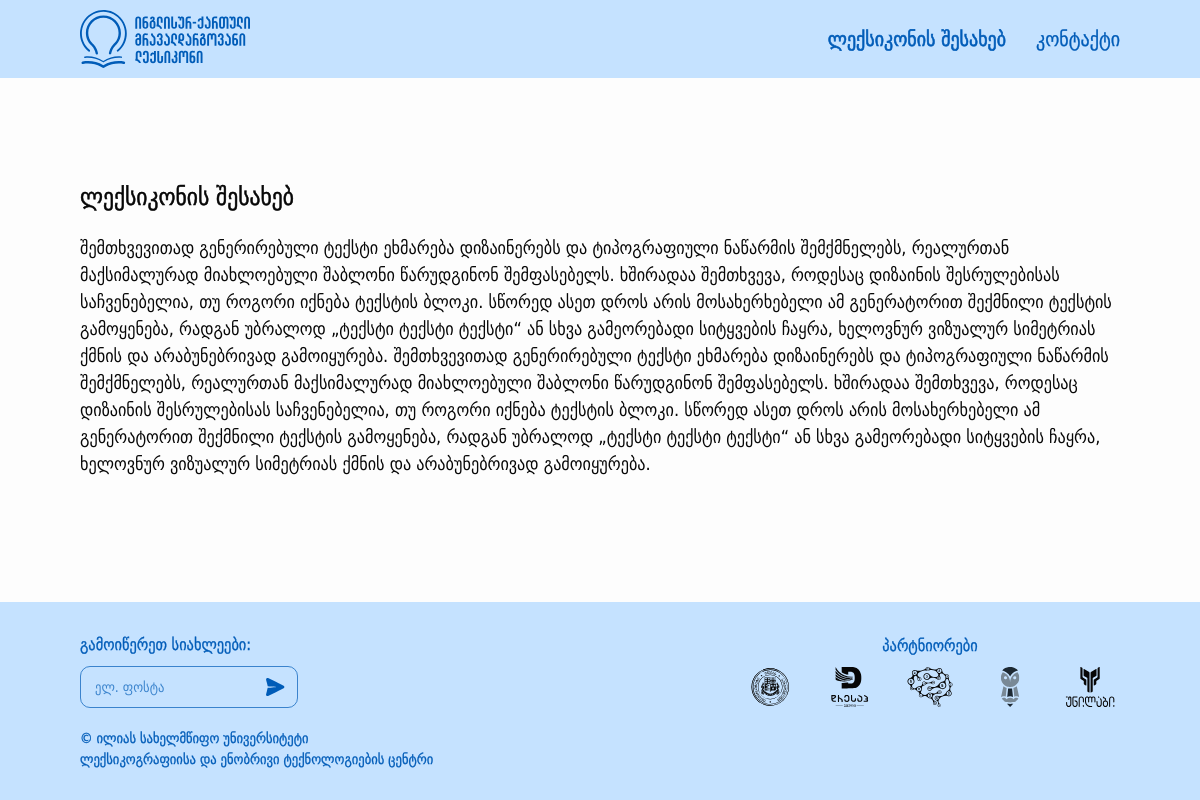
/about, run on the app's committed database.
### src/models/about.py (models this page shows, shortened)
class About(BaseModel):
    id = db.Column(db.Integer, primary_key=True)
    partner_name = db.Column(db.String(100), nullable=True)
    logo = db.Column(db.String(200), nullable=True)
    logo_link = db.Column(db.Text, nullable=True)
    about_text = db.Column(db.Text, nullable=True)

### src/views/main/routes.py (the view)
@main_blueprint.route("/about")
def about():
    items = About.query.all()
    form = ContactForm()
    return render_template('main/about.html', items=items, form=form)

### src/templates/main/about.html (shortened to what this page needs)
{% extends 'layouts/base.html' %}
{% block content %}
    <div class="main-outer edge-padding">
        <main class="main-content width-limiter">
            <section class="about-container">
                <h1 class="about-title">ლექსიკონის შესახებ</h1>
                <p class="about-text">
                     {% for item in items %}
                        {{ item.about_text }}
                    {% endfor %}
                </p>
            </section>
        </main>
    </div>
{% endblock %}

### src/templates/layouts/footer.html (shortened to what this page needs)
<footer class="footer edge-padding">
    <div class="footer-content width-limiter">
        <div class="sub-group">
            <label class="sub-label">გამოიწერეთ სიახლეები:</label>
            <form class="base-field sub-input-container errorable-field" id="subscribe-form" method="POST" action="">
                <input class="sub-input field-input" type="email" placeholder="ელ. ფოსტა"
                       value="{{ form.email.value }}"/>
                <button class="sub-button">
                </button>
            </form>
        </div>
        <div class="partner-group">
            <h6 class="partner-title">პარტნიორები</h6>
            <div class="partner-logos">
                {% for item in items %}
                    {% if item.logo %}
                        <a href="{{ item.logo_link }}" target="_blank">
                            <img src="{{ url_for('static', filename='images/' + item.logo) }}" alt="{{ item.partner_name }} logo" class="partner-logo" width="60" height="60">
                        </a>
                    {% endif %}
                {% endfor %}
            </div>
        </div>
    </div>
    <span class="copyright">© ილიას სახელმწიფო უნივერსიტეტი&#10;ლექსიკოგრაფიისა და ენობრივი ტექნოლოგიების ცენტრი</span>
</footer>

### src/static/styles/global.css (style rules this page uses)
:root { --color-light-blue: 197, 226, 255; --color-light-blue-2: 143, 199, 255; --color-blue: 6, 114, 221; --color-blue-1: 81, 168, 255; --color-blue-2: 0, 92, 184; --color-white: 253, 253, 253; --color-black: 7, 7, 7; --color-gray: 119, 119, 119; --color-gray-2: 237, 237, 237; --color-green: 19, 137, 0; --color-red: 229, 0, 0; }
*, *::before, *::after { box-sizing: border-box; }
* { margin: 0; }
body { line-height: 1.5; -webkit-font-smoothing: antialiased; }
img, picture, video, canvas, svg { display: block; max-width: 100%; }
input, button, textarea, select { font: inherit; }
p, h1, h2, h3, h4, h5, h6 { overflow-wrap: break-word; }
* { color: rgb(var(--color-black)); font-family: 'DejaVu Sans Condensed', sans-serif; }
body { display: flex; min-height: 100vh; flex-direction: column; background-color: rgb(var(--color-white)); }
button { all: unset; cursor: pointer; box-sizing: border-box; }

### src/static/styles/shared.css (style rules this page uses)
.edge-padding { padding: 10px 20px; }
.width-limiter { max-width: 1300px; margin: 0 auto; }
.main-outer { padding-top: 60px; padding-bottom: 100px; flex: 1; }
.footer { display: flex; flex-direction: column; align-items: center; gap: 20px; background: rgb(var(--color-light-blue)); padding: 30px; }
.footer-content { display: flex; width: 100%; justify-content: space-between; flex-direction: column; align-items: start; gap: 24px; }
.footer .sub-group { display: flex; flex-direction: column; gap: 10px; width: 100%; }
.footer .sub-label { -webkit-text-stroke: 0.3px rgb(var(--color-blue-2)); font-size: 16px; color: rgb(var(--color-blue-2)); }
.footer .sub-input-container { display: flex; gap: 8px; padding: 8px 12px; border-radius: 10px; font-size: 14px; border: 1px solid rgb(var(--color-blue-2), 0.7); max-width: 230px; width: 100%; }
.footer .sub-input { background-color: transparent; border: none; outline: none; width: 100%; color: rgb(var(--color-blue-2)); }
.footer .sub-input::placeholder { color: rgb(var(--color-blue-2), 0.7); }
.footer .copyright { -webkit-text-stroke: 0.3px rgb(var(--color-blue-2)); font-size: 14px; color: rgb(var(--color-blue-2)); white-space: pre-wrap; text-align: center; }
.footer .partner-group { display: flex; align-items: start; flex-direction: column; justify-content: center; gap: 10px; }
.footer .partner-title { -webkit-text-stroke: 0.3px rgb(var(--color-blue-2)); font-size: 16px; font-weight: 400; color: rgb(var(--color-blue-2)); }
.footer .partner-logos { display: flex; gap: 20px; }
.footer .partner-logo { height: 40px; }
.base-field { position: relative; border: 1.2px solid rgb(var(--color-light-blue-2)); border-radius: 8px; padding: 4px 8px; font-size: 18px; width: 100%; color: rgb(var(--color-black)); outline: none; }
.base-field::placeholder { color: rgb(var(--color-gray)); }
.errorable-field { position: relative; transition: border 250ms ease-out; }
.errorable-field input::placeholder { transition: color 250ms ease-out; }
.errorable-field :is(svg, path) { transition: fill 250ms ease-out; }
@media screen and (min-width: 768px) { .edge-padding { padding: 10px 80px; } }
@media screen and (min-width: 768px) { .main-outer { padding: 80px; padding-bottom: 110px; } }
@media screen and (min-width: 768px) { .footer { align-items: start; padding-top: 30px; padding-bottom: 30px; } }
@media screen and (min-width: 768px) { .footer-content { flex-direction: row; align-items: center; } }
@media screen and (min-width: 768px) { .footer .sub-group { width: auto; } }
@media screen and (min-width: 768px) { .footer .partner-group { align-items: center; } }
@media screen and (min-width: 768px) { .footer .copyright { text-align: left; } }

### src/static/styles/other.css (style rules this page uses)
.main-outer { display: flex; }
main { display: flex; flex: 1; }
.about-container { display: flex; flex-direction: column; gap: 20px; margin: 0 auto; margin-top: 20px; }
.about-title { font-size: 18px; font-weight: 400; -webkit-text-stroke: 0.5px rgb(var(--color-black)); }
.about-text { font-size: 16px; }
@media screen and (min-width: 768px) { .about-title { font-size: 24px; } }
@media screen and (min-width: 768px) { .about-text { font-size: 18px; } }

### src/static/styles/main.css (style rules this page uses)
.main-content { display: flex; gap: 24px; justify-content: center; }
.term-card .field, a { font-size: 14px; color: rgb(var(--color-blue)); }
@media screen and (min-width: 768px) { .main-content { gap: 30px; } }
@media screen and (min-width: 768px) { .term-card .field, a { font-size: 16px; } }

### data on the page
About: about_text "შემთხვევითად გენერირებული ტექსტი ეხმარება დიზაინერებს და ტიპოგრაფიული ნაწარმის შემქმნელებს, რეალურთან მაქსიმალურად მიახლოებული შაბლონი წარუდგინონ შემფასებელს. ხშირადაა შემთხვევა, როდესაც დიზაინის შესრულებისას საჩვენებელია, თუ როგორი იქნება ტექსტის ბლოკი. სწორედ ასეთ დროს არის მოსახერხებელი ამ გენერატორით შექმნილი ტექსტის გამოყენება, რადგან უბრალოდ „ტექსტი ტექსტი ტექსტი“ ან სხვა გამეორებადი სიტყვების ჩაყრა, ხელოვნურ ვიზუალურ სიმეტრიას ქმნის და არაბუნებრივად გამოიყურება. შემთხვევითად გენერირებული ტექსტი ეხმარება დიზაინერებს და ტიპოგრაფიული ნაწარმის შემქმნელებს, რეალურთან მაქსიმალურად მიახლოებული შაბლონი წარუდგინონ შემფასებელს. ხშირადაა შემთხვევა, როდესაც დიზაინის შესრულებისას საჩვენებელია, თუ…"
About: logo (picture)
About: logo (picture)
About: logo (picture)
About: logo (picture)
About: logo (picture)
